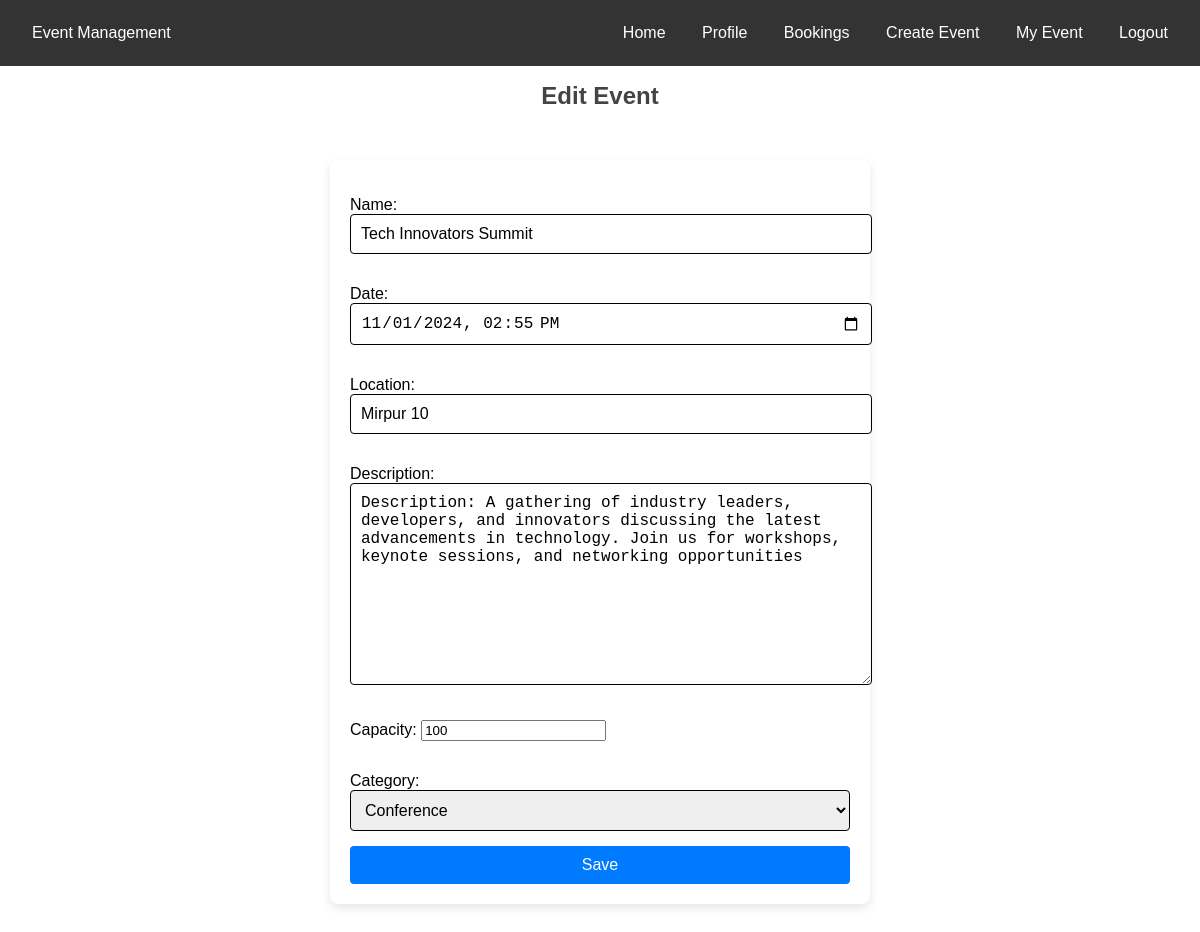
/event/event/1/update/ (signed in), run on the app's committed database.
### event/models.py (models this page shows, shortened)
class Event(models.Model):
    CATEGORY_CHOICES = [
        ('conference', 'Conference'),
        ('concert', 'Concert'),
        ('workshop', 'Workshop'),
    ]
    name = models.CharField(max_length=200)
    description = models.TextField()
    location = models.CharField(max_length=200)
    date = models.DateTimeField()
    category = models.CharField(max_length=20, choices=CATEGORY_CHOICES)
    capacity = models.PositiveIntegerField()
    created_by = models.ForeignKey(
        User, on_delete=models.CASCADE, related_name="events")

### event/views.py (the view)
@login_required
def event_update(request, event_id):
    event = get_object_or_404(Event, id=event_id)
    if request.user == event.created_by or request.user.is_superuser:
        if request.method == 'POST':
            form = forms.EventForm(request.POST, instance=event)
            if form.is_valid():
                form.save()
                messages.success(request, 'Event updated successfully.')
                return redirect('my_event')
        else:
            form = forms.EventForm(instance=event)
    else:
        messages.error(
            request, 'You do not have permission to update this event.')
        return redirect('my_event')
    return render(request, 'events/event_form.html', {'form': form})

### event/forms.py
class EventForm(forms.ModelForm):
    date = forms.DateTimeField(
        widget=forms.DateTimeInput(
            attrs={'type': 'datetime-local'}, format='%Y-%m-%dT%H:%M'
        ),
        input_formats=['%Y-%m-%dT%H:%M'],
    )
    class Meta:
        model = Event
        fields = ['name', 'date', 'location',
                  'description', 'capacity', 'category']

### event/templates/events/event_form.html
{% extends 'base.html' %} {% block content %}
<h1>{% if form.instance.id %}Edit Event{% else %}Create Event{% endif %}</h1>
<div class="form-container">
  <form method="post">
    {% csrf_token %} {{ form.as_p }}
    <button type="submit" class="submit-button">Save</button>
  </form>
</div>
{% endblock %}

### static/css/styles.css (style rules this page uses)
body { font-family: Arial, sans-serif; margin: 0; padding: 0; }

### static/css/form.css (style rules this page uses)
.form-container { background: #fff; padding: 20px; margin: 50px auto; border-radius: 8px; max-width: 500px; box-shadow: 0 4px 10px rgba(0, 0, 0, 0.1); }
h1 { margin-bottom: 20px; font-size: 24px; text-align: center; color: #444; }
form { display: flex; flex-direction: column; }
form p { margin-bottom: 15px; }
input[type="email"], input[type="datetime-local"], input[type="password"], input[type="text"], input[type="date"], textarea, select { width: 100%; padding: 10px; border: 1px solid black; border-radius: 4px; font-size: 16px; transition: border-color 0.3s; }
.submit-button { background-color: #007bff; color: #fff; padding: 10px; border: none; border-radius: 4px; font-size: 16px; cursor: pointer; transition: background-color 0.3s; }

### data on the page
Event: name "Tech Innovators Summit", date "11/01/2024 14:55", location "Mirpur 10", description "Description: A gathering of industry leaders, developers, and innovators discussing the latest advancements in technology. Join us for workshops, keynote sessions, and networking opportunities", capacity "100", category "Conference"
